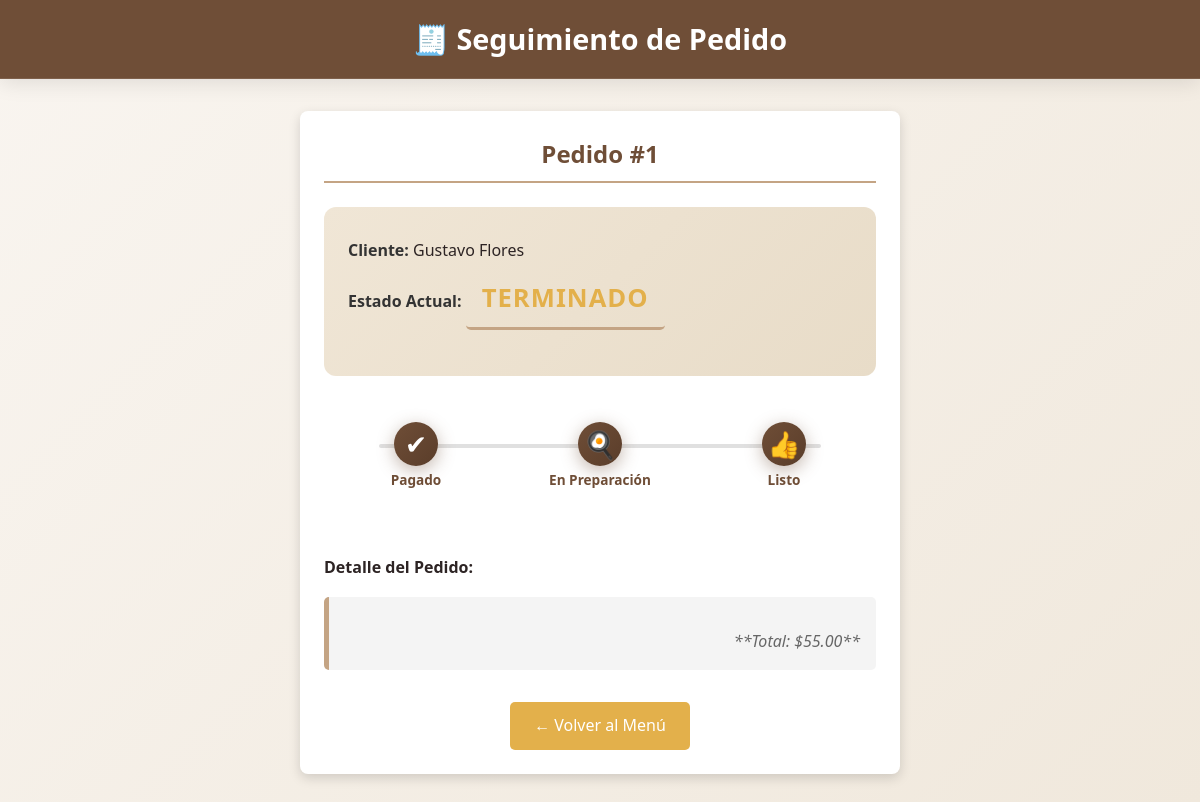
Screenshot of /seguimiento/1 with the database file from the repository.
### app.py (models this page shows)
class Pedido(db.Model):
    id = db.Column(db.Integer, primary_key=True)
    cliente = db.Column(db.String(50), nullable=False)
    productos = db.Column(db.String(500))
    estado = db.Column(db.String(20), default="pendiente")
    pago = db.Column(db.String(20), default="pendiente")
    total = db.Column(db.Float)
    fecha = db.Column(db.DateTime, default=datetime.now)
    hora_pago = db.Column(db.DateTime)
    hora_preparacion = db.Column(db.DateTime)

### app.py (the view)
@app.route('/seguimiento/<int:id_pedido>')
def seguimiento(id_pedido):
    pedido = Pedido.query.get_or_404(id_pedido)
    ahora = datetime.now()
    return render_template('seguimiento.html', pedido=pedido, datetime=datetime, ahora=ahora)

### templates/seguimiento.html (shortened to what this page needs)
<!DOCTYPE html>
<html lang="es">
<head>
    <link rel="stylesheet" href="{{ url_for('static', filename='styles.css') }}">
</head>
<body>
    <header>
        <h1>🧾 Seguimiento de Pedido</h1>
    </header>
    <main class="container">
        <div class="seguimiento-card">
            <h2>Pedido #{{ pedido.id }}</h2>
            <div class="info-pedido">
                <p><strong>Cliente:</strong> {{ pedido.cliente }}</p>
                <p><strong>Estado Actual:</strong>
                    <span class="estado-actual">
                        {% if pedido.estado == 'pendiente' and pedido.pago == 'pendiente' %}
                            PENDIENTE DE PAGO
                        {% else %}
                            {{ pedido.estado.upper() }}
                        {% endif %}
                    </span>
                </p>
            </div>
            <div class="estado-linea">
                <div class="paso {% if pedido.pago == 'pagado' %}activo{% endif %}">
                    {% if pedido.pago == 'pagado' %}
                        <span class="icono">✔</span>
                        <p>Pagado</p>
                    {% else %}
                        <span class="icono-pendiente-pago">...</span>
                        <p>Pendiente de Pago</p>
                    {% endif %}
                </div>
                <div class="paso {% if pedido.pago == 'pagado' and pedido.estado in ['en preparación', 'listo', 'terminado'] %}activo{% endif %}">
                    <span class="icono">🍳</span>
                    <p>En Preparación</p>
                </div>
                <div class="paso {% if pedido.estado in ['listo', 'terminado'] %}activo{% endif %}">
                    <span class="icono">👍</span>
                    <p>Listo</p>
                </div>
            </div>
            <p style="text-align: left; margin-top: 2rem;"><strong>Detalle del Pedido:</strong></p>
            <div class="productos-lista">
                <p style="text-align: right; margin-top: 1rem;">**Total: ${{ "%.2f"|format(pedido.total) }}**</p>
            </div>
            <a href="{{ url_for('index') }}" class="btn-regresar">← Volver al Menú</a>
        </div>
    </main>
</body>
</html>

### static/styles.css (style rules this page uses)
:root { --primary: #6F4E37; --primary-dark: #5a3d2a; --secondary: #C4A484; --accent: #E3B04B; --accent-hover: #d4a017; --text: #2D2424; --light-bg: #F9F5F0; --shadow-sm: 0 2px 8px rgba(0,0,0,0.08); --shadow-md: 0 4px 16px rgba(0,0,0,0.12); --shadow-lg: 0 8px 24px rgba(0,0,0,0.15); --transition: all 0.3s cubic-bezier(0.4, 0, 0.2, 1); }
* { box-sizing: border-box; margin: 0; padding: 0; }
body { font-family: 'Segoe UI', Tahoma, Geneva, Verdana, sans-serif; background: linear-gradient(135deg, #F9F5F0 0%, #f0e8dc 100%); color: var(--text); line-height: 1.6; overflow-x: hidden; }
.container { width: 90%; max-width: 1200px; margin: 0 auto; }
header { background: rgba(111, 78, 55, 0.95); backdrop-filter: blur(10px); color: white; position: sticky; top: 0; z-index: 100; box-shadow: 0 4px 20px rgba(0,0,0,0.1); border-bottom: 1px solid rgba(255,255,255,0.1); }
.estado-actual { font-size: 1.6rem; font-weight: 700; color: var(--accent); margin-bottom: 2.5rem; padding: 1rem; border-bottom: 3px solid var(--secondary); text-transform: uppercase; letter-spacing: 1px; }
.info-pedido { text-align: left; margin-bottom: 2.5rem; padding: 1.5rem; background: linear-gradient(135deg, #F0E6D6 0%, #e8dcc8 100%); border-radius: 12px; }
.info-pedido p { margin: 0.7rem 0; font-size: 1rem; }
.estado-linea { display: flex; justify-content: space-between; align-items: flex-start; position: relative; margin: 3rem 0; }
.estado-linea::before { content: ''; position: absolute; top: 20px; left: 10%; right: 10%; height: 4px; background: linear-gradient(90deg, #e0e0e0 0%, #d0d0d0 100%); z-index: 0; border-radius: 2px; }
.paso { flex: 1; text-align: center; position: relative; z-index: 1; }
.paso .icono { font-size: 1.5rem; background: linear-gradient(135deg, #e0e0e0 0%, #d0d0d0 100%); color: white; width: 50px; height: 50px; border-radius: 50%; display: flex; align-items: center; justify-content: center; margin: 0 auto 0.8rem; transition: var(--transition); box-shadow: 0 3px 10px rgba(0,0,0,0.1); }
.paso.activo .icono { background: linear-gradient(135deg, var(--primary) 0%, var(--primary-dark) 100%) !important; box-shadow: 0 4px 15px rgba(111, 78, 55, 0.4) !important; transform: scale(1.1); }
.paso p { font-size: 0.9rem; font-weight: 600; color: var(--text); }
.paso.activo p { color: var(--primary); font-weight: 700; }
.productos-lista { text-align: left; padding: 1.5rem; background: linear-gradient(135deg, #f8f8f8 0%, #f0f0f0 100%); border-radius: 12px; margin-top: 1.5rem; }

### templates/seguimiento.html (style rules this page uses)
header { background-color: var(--primary); color: white; padding: 1rem 0; text-align: center; }
header h1 { margin: 0; font-size: 1.8rem; }
.seguimiento-card { max-width: 600px; margin: 2rem auto; background: white; border-radius: 8px; padding: 1.5rem; box-shadow: 0 4px 12px rgba(0, 0, 0, 0.15); text-align: center; }
.seguimiento-card h2 { color: var(--primary); margin-bottom: 1.5rem; border-bottom: 2px solid var(--secondary); padding-bottom: 0.5rem; }
.estado-actual { font-size: 1.6rem; font-weight: bold; color: var(--accent); padding: 0.5rem 1rem; display: inline-block; border-radius: 5px; margin-bottom: 1rem; text-transform: uppercase; }
.info-pedido { text-align: left; margin-bottom: 1.5rem; font-size: 0.95rem; }
.info-pedido p { margin: 0.4rem 0; }
.info-pedido strong { color: #333; }
.estado-linea { display: flex; justify-content: space-between; align-items: flex-start; position: relative; margin: 3rem 0 4rem; }
.estado-linea::before { content: ''; position: absolute; top: 20px; left: 10%; right: 10%; height: 4px; background: #e0e0e0; z-index: 0; }
.paso { flex: 1; text-align: center; position: relative; z-index: 1; }
.paso .icono { font-size: 1.5rem; background-color: #e0e0e0; color: white; width: 40px; height: 40px; border-radius: 50%; display: flex; align-items: center; justify-content: center; margin: 0 auto 5px; transition: background-color 0.3s; }
.paso.activo .icono { background-color: var(--primary); }
.paso p { font-size: 0.85rem; font-weight: bold; margin-top: 5px; }
.paso.activo + .paso::before { background-color: var(--primary); }
.productos-lista { text-align: left; padding: 1rem; background: #f4f4f4; border-radius: 5px; margin-top: 1rem; border-left: 5px solid var(--secondary); }
.productos-lista p { font-style: italic; color: #666; margin-top: 10px; }
.btn-regresar { display: inline-block; margin-top: 2rem; padding: 0.7rem 1.5rem; background: var(--accent); color: white; text-decoration: none; border-radius: 5px; transition: background 0.3s; }

### rows the page displays
Pedido: id "1", cliente "Gustavo Flores", estado "TERMINADO", total "55.00"
